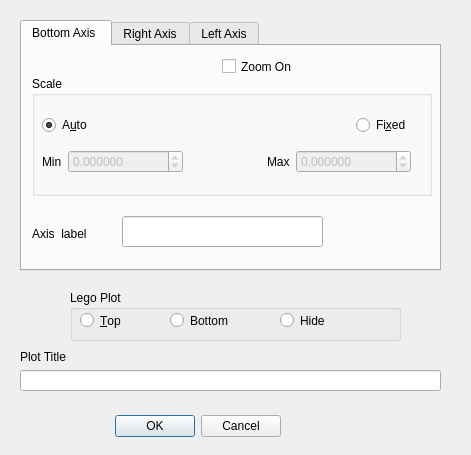
<?xml version="1.0" encoding="UTF-8"?>
<ui version="4.0">
 <class>PlotOptionsDialog</class>
 <widget class="QDialog" name="PlotOptionsDialog">
  <property name="geometry">
   <rect>
    <x>0</x>
    <y>0</y>
    <width>471</width>
    <height>455</height>
   </rect>
  </property>
  <property name="windowTitle">
   <string>Dialog</string>
  </property>
  <widget class="QDialogButtonBox" name="buttonBox">
   <property name="geometry">
    <rect>
     <x>90</x>
     <y>410</y>
     <width>191</width>
     <height>32</height>
    </rect>
   </property>
   <property name="orientation">
    <enum>Qt::Horizontal</enum>
   </property>
   <property name="standardButtons">
    <set>QDialogButtonBox::Cancel|QDialogButtonBox::Ok</set>
   </property>
  </widget>
  <widget class="QLineEdit" name="lineEditTitle">
   <property name="geometry">
    <rect>
     <x>20</x>
     <y>370</y>
     <width>421</width>
     <height>21</height>
    </rect>
   </property>
  </widget>
  <widget class="QLabel" name="label">
   <property name="geometry">
    <rect>
     <x>20</x>
     <y>350</y>
     <width>55</width>
     <height>13</height>
    </rect>
   </property>
   <property name="text">
    <string>Plot Title </string>
   </property>
  </widget>
  <widget class="QGroupBox" name="groupBoxLego">
   <property name="geometry">
    <rect>
     <x>70</x>
     <y>290</y>
     <width>331</width>
     <height>51</height>
    </rect>
   </property>
   <property name="title">
    <string>Lego Plot</string>
   </property>
   <widget class="QRadioButton" name="radioButtonLegoHide">
    <property name="geometry">
     <rect>
      <x>210</x>
      <y>20</y>
      <width>93</width>
      <height>21</height>
     </rect>
    </property>
    <property name="text">
     <string>Hide</string>
    </property>
   </widget>
   <widget class="QRadioButton" name="radioButtonLegoBottom">
    <property name="geometry">
     <rect>
      <x>100</x>
      <y>20</y>
      <width>93</width>
      <height>21</height>
     </rect>
    </property>
    <property name="text">
     <string>Bottom</string>
    </property>
    <property name="checked">
     <bool>false</bool>
    </property>
    <property name="autoExclusive">
     <bool>true</bool>
    </property>
   </widget>
   <widget class="QRadioButton" name="radioButtonLegoTop">
    <property name="geometry">
     <rect>
      <x>10</x>
      <y>20</y>
      <width>93</width>
      <height>21</height>
     </rect>
    </property>
    <property name="text">
     <string>&amp;Top</string>
    </property>
    <property name="checked">
     <bool>false</bool>
    </property>
   </widget>
  </widget>
  <widget class="QTabWidget" name="tabWidget">
   <property name="geometry">
    <rect>
     <x>20</x>
     <y>20</y>
     <width>421</width>
     <height>251</height>
    </rect>
   </property>
   <property name="currentIndex">
    <number>0</number>
   </property>
   <widget class="QWidget" name="tabBottom">
    <attribute name="title">
     <string>Bottom Axis </string>
    </attribute>
    <widget class="QLabel" name="label_2">
     <property name="geometry">
      <rect>
       <x>10</x>
       <y>180</y>
       <width>71</width>
       <height>16</height>
      </rect>
     </property>
     <property name="text">
      <string>Axis  label</string>
     </property>
    </widget>
    <widget class="QLineEdit" name="lineEditBottomAxisLabel">
     <property name="geometry">
      <rect>
       <x>100</x>
       <y>170</y>
       <width>201</width>
       <height>31</height>
      </rect>
     </property>
    </widget>
    <widget class="QGroupBox" name="groupBox_4">
     <property name="geometry">
      <rect>
       <x>10</x>
       <y>30</y>
       <width>400</width>
       <height>120</height>
      </rect>
     </property>
     <property name="sizePolicy">
      <sizepolicy hsizetype="Preferred" vsizetype="Preferred">
       <horstretch>0</horstretch>
       <verstretch>0</verstretch>
      </sizepolicy>
     </property>
     <property name="minimumSize">
      <size>
       <width>400</width>
       <height>120</height>
      </size>
     </property>
     <property name="maximumSize">
      <size>
       <width>400</width>
       <height>120</height>
      </size>
     </property>
     <property name="title">
      <string>Scale</string>
     </property>
     <property name="checkable">
      <bool>false</bool>
     </property>
     <widget class="QWidget" name="layoutWidget_3">
      <property name="geometry">
       <rect>
        <x>10</x>
        <y>30</y>
        <width>369</width>
        <height>78</height>
       </rect>
      </property>
      <layout class="QVBoxLayout" name="verticalLayout">
       <item>
        <layout class="QHBoxLayout" name="horizontalLayout">
         <item>
          <widget class="QRadioButton" name="radioButtonAutoBottom">
           <property name="text">
            <string>A&amp;uto</string>
           </property>
           <property name="checkable">
            <bool>true</bool>
           </property>
           <property name="checked">
            <bool>true</bool>
           </property>
          </widget>
         </item>
         <item>
          <spacer name="horizontalSpacer_2">
           <property name="orientation">
            <enum>Qt::Horizontal</enum>
           </property>
           <property name="sizeHint" stdset="0">
            <size>
             <width>40</width>
             <height>20</height>
            </size>
           </property>
          </spacer>
         </item>
         <item>
          <widget class="QRadioButton" name="radioButtonFixedBottom">
           <property name="text">
            <string>Fi&amp;xed</string>
           </property>
          </widget>
         </item>
        </layout>
       </item>
       <item>
        <layout class="QHBoxLayout" name="horizontalLayout_2">
         <item>
          <widget class="QLabel" name="label_3">
           <property name="text">
            <string>Min</string>
           </property>
          </widget>
         </item>
         <item>
          <widget class="ScientificDoubleSpinBox" name="doubleSpinBoxMinBottom">
           <property name="enabled">
            <bool>false</bool>
           </property>
           <property name="decimals">
            <number>6</number>
           </property>
           <property name="minimum">
            <double>-999999.000000000000000</double>
           </property>
           <property name="maximum">
            <double>999999.000000000000000</double>
           </property>
          </widget>
         </item>
         <item>
          <spacer name="horizontalSpacer">
           <property name="orientation">
            <enum>Qt::Horizontal</enum>
           </property>
           <property name="sizeHint" stdset="0">
            <size>
             <width>40</width>
             <height>20</height>
            </size>
           </property>
          </spacer>
         </item>
         <item>
          <widget class="QLabel" name="label_4">
           <property name="text">
            <string>Max</string>
           </property>
          </widget>
         </item>
         <item>
          <widget class="ScientificDoubleSpinBox" name="doubleSpinBoxMaxBottom">
           <property name="enabled">
            <bool>false</bool>
           </property>
           <property name="decimals">
            <number>6</number>
           </property>
           <property name="minimum">
            <double>-1000000.000000000000000</double>
           </property>
           <property name="maximum">
            <double>100000.000000000000000</double>
           </property>
          </widget>
         </item>
        </layout>
       </item>
      </layout>
     </widget>
    </widget>
    <widget class="QCheckBox" name="checkBoxZoomXBottom">
     <property name="geometry">
      <rect>
       <x>200</x>
       <y>10</y>
       <width>111</width>
       <height>21</height>
      </rect>
     </property>
     <property name="text">
      <string>Zoom On</string>
     </property>
    </widget>
   </widget>
   <widget class="QWidget" name="tabRight">
    <attribute name="title">
     <string>Right Axis</string>
    </attribute>
    <widget class="QGroupBox" name="groupBox_3">
     <property name="geometry">
      <rect>
       <x>10</x>
       <y>40</y>
       <width>381</width>
       <height>120</height>
      </rect>
     </property>
     <property name="sizePolicy">
      <sizepolicy hsizetype="Fixed" vsizetype="Fixed">
       <horstretch>0</horstretch>
       <verstretch>0</verstretch>
      </sizepolicy>
     </property>
     <property name="minimumSize">
      <size>
       <width>300</width>
       <height>120</height>
      </size>
     </property>
     <property name="maximumSize">
      <size>
       <width>400</width>
       <height>120</height>
      </size>
     </property>
     <property name="title">
      <string>Scale</string>
     </property>
     <widget class="QWidget" name="layoutWidget_2">
      <property name="geometry">
       <rect>
        <x>10</x>
        <y>30</y>
        <width>363</width>
        <height>64</height>
       </rect>
      </property>
      <layout class="QVBoxLayout" name="verticalLayout_3">
       <item>
        <layout class="QHBoxLayout" name="horizontalLayout_6">
         <item>
          <widget class="QRadioButton" name="radioButtonAutoRight">
           <property name="text">
            <string>A&amp;uto</string>
           </property>
           <property name="checked">
            <bool>true</bool>
           </property>
          </widget>
         </item>
         <item>
          <spacer name="horizontalSpacer_6">
           <property name="orientation">
            <enum>Qt::Horizontal</enum>
           </property>
           <property name="sizeHint" stdset="0">
            <size>
             <width>40</width>
             <height>20</height>
            </size>
           </property>
          </spacer>
         </item>
         <item>
          <widget class="QRadioButton" name="radioButtonFixedRight">
           <property name="text">
            <string>Fi&amp;xed</string>
           </property>
          </widget>
         </item>
        </layout>
       </item>
       <item>
        <layout class="QHBoxLayout" name="horizontalLayout_5">
         <item>
          <widget class="QLabel" name="label_7">
           <property name="text">
            <string>Min</string>
           </property>
          </widget>
         </item>
         <item>
          <widget class="ScientificDoubleSpinBox" name="doubleSpinBoxMinRight">
           <property name="enabled">
            <bool>false</bool>
           </property>
           <property name="decimals">
            <number>6</number>
           </property>
           <property name="minimum">
            <double>-100000.000000000000000</double>
           </property>
           <property name="maximum">
            <double>100000.000000000000000</double>
           </property>
          </widget>
         </item>
         <item>
          <widget class="QLabel" name="label_8">
           <property name="text">
            <string>Max</string>
           </property>
          </widget>
         </item>
         <item>
          <widget class="ScientificDoubleSpinBox" name="doubleSpinBoxMaxRight">
           <property name="enabled">
            <bool>false</bool>
           </property>
           <property name="decimals">
            <number>6</number>
           </property>
           <property name="minimum">
            <double>-1000000.000000000000000</double>
           </property>
           <property name="maximum">
            <double>100000.000000000000000</double>
           </property>
          </widget>
         </item>
        </layout>
       </item>
      </layout>
     </widget>
    </widget>
    <widget class="QLabel" name="label_18">
     <property name="geometry">
      <rect>
       <x>10</x>
       <y>180</y>
       <width>81</width>
       <height>16</height>
      </rect>
     </property>
     <property name="text">
      <string>Axis  label</string>
     </property>
    </widget>
    <widget class="QLineEdit" name="lineEditRightAxisLabel">
     <property name="geometry">
      <rect>
       <x>100</x>
       <y>180</y>
       <width>221</width>
       <height>21</height>
      </rect>
     </property>
    </widget>
    <widget class="QCheckBox" name="checkBoxRightActive">
     <property name="geometry">
      <rect>
       <x>10</x>
       <y>10</y>
       <width>81</width>
       <height>21</height>
      </rect>
     </property>
     <property name="text">
      <string>Active</string>
     </property>
     <property name="autoExclusive">
      <bool>true</bool>
     </property>
    </widget>
    <widget class="QCheckBox" name="checkBoxZoomYRight">
     <property name="enabled">
      <bool>false</bool>
     </property>
     <property name="geometry">
      <rect>
       <x>200</x>
       <y>10</y>
       <width>91</width>
       <height>21</height>
      </rect>
     </property>
     <property name="text">
      <string>Zoom On</string>
     </property>
    </widget>
   </widget>
   <widget class="QWidget" name="tabLeft">
    <attribute name="title">
     <string>Left Axis</string>
    </attribute>
    <widget class="QGroupBox" name="groupBox_2">
     <property name="geometry">
      <rect>
       <x>6</x>
       <y>37</y>
       <width>400</width>
       <height>120</height>
      </rect>
     </property>
     <property name="sizePolicy">
      <sizepolicy hsizetype="Fixed" vsizetype="Fixed">
       <horstretch>0</horstretch>
       <verstretch>0</verstretch>
      </sizepolicy>
     </property>
     <property name="minimumSize">
      <size>
       <width>400</width>
       <height>120</height>
      </size>
     </property>
     <property name="maximumSize">
      <size>
       <width>300</width>
       <height>120</height>
      </size>
     </property>
     <property name="title">
      <string>Scale</string>
     </property>
     <property name="checkable">
      <bool>false</bool>
     </property>
     <widget class="QWidget" name="layoutWidget">
      <property name="geometry">
       <rect>
        <x>10</x>
        <y>30</y>
        <width>355</width>
        <height>64</height>
       </rect>
      </property>
      <layout class="QVBoxLayout" name="verticalLayout_2">
       <item>
        <layout class="QHBoxLayout" name="horizontalLayout_4">
         <item>
          <widget class="QRadioButton" name="radioButtonAutoLeft">
           <property name="text">
            <string>A&amp;uto</string>
           </property>
           <property name="checked">
            <bool>true</bool>
           </property>
          </widget>
         </item>
         <item>
          <spacer name="horizontalSpacer_4">
           <property name="orientation">
            <enum>Qt::Horizontal</enum>
           </property>
           <property name="sizeHint" stdset="0">
            <size>
             <width>40</width>
             <height>20</height>
            </size>
           </property>
          </spacer>
         </item>
         <item>
          <widget class="QRadioButton" name="radioButtonFixedLeft">
           <property name="text">
            <string>Fi&amp;xed</string>
           </property>
          </widget>
         </item>
        </layout>
       </item>
       <item>
        <layout class="QHBoxLayout" name="horizontalLayout_3">
         <item>
          <widget class="QLabel" name="label_5">
           <property name="text">
            <string>Min</string>
           </property>
          </widget>
         </item>
         <item>
          <widget class="ScientificDoubleSpinBox" name="doubleSpinBoxMinLeft">
           <property name="enabled">
            <bool>false</bool>
           </property>
           <property name="decimals">
            <number>6</number>
           </property>
           <property name="minimum">
            <double>-100000.000000000000000</double>
           </property>
           <property name="maximum">
            <double>100000.000000000000000</double>
           </property>
          </widget>
         </item>
         <item>
          <widget class="QLabel" name="label_6">
           <property name="text">
            <string>Max</string>
           </property>
          </widget>
         </item>
         <item>
          <widget class="ScientificDoubleSpinBox" name="doubleSpinBoxMaxLeft">
           <property name="enabled">
            <bool>false</bool>
           </property>
           <property name="decimals">
            <number>6</number>
           </property>
           <property name="minimum">
            <double>-100000.000000000000000</double>
           </property>
           <property name="maximum">
            <double>100000.000000000000000</double>
           </property>
          </widget>
         </item>
        </layout>
       </item>
      </layout>
     </widget>
    </widget>
    <widget class="QLineEdit" name="lineEditLeftAxisLabel">
     <property name="geometry">
      <rect>
       <x>90</x>
       <y>170</y>
       <width>261</width>
       <height>28</height>
      </rect>
     </property>
    </widget>
    <widget class="QLabel" name="label_9">
     <property name="geometry">
      <rect>
       <x>10</x>
       <y>180</y>
       <width>71</width>
       <height>16</height>
      </rect>
     </property>
     <property name="text">
      <string>Axis  label</string>
     </property>
    </widget>
    <widget class="QCheckBox" name="checkBoxZoomYLeft">
     <property name="enabled">
      <bool>true</bool>
     </property>
     <property name="geometry">
      <rect>
       <x>190</x>
       <y>7</y>
       <width>85</width>
       <height>23</height>
      </rect>
     </property>
     <property name="text">
      <string>Zoom On</string>
     </property>
    </widget>
    <widget class="QCheckBox" name="checkBoxLeftActive">
     <property name="geometry">
      <rect>
       <x>6</x>
       <y>7</y>
       <width>70</width>
       <height>23</height>
      </rect>
     </property>
     <property name="text">
      <string> Active</string>
     </property>
     <property name="checked">
      <bool>false</bool>
     </property>
     <property name="autoExclusive">
      <bool>true</bool>
     </property>
    </widget>
   </widget>
  </widget>
 </widget>
 <customwidgets>
  <customwidget>
   <class>ScientificDoubleSpinBox</class>
   <extends>QDoubleSpinBox</extends>
   <header>ScientificDoubleSpinBox.h</header>
  </customwidget>
 </customwidgets>
 <resources/>
 <connections>
  <connection>
   <sender>buttonBox</sender>
   <signal>accepted()</signal>
   <receiver>PlotOptionsDialog</receiver>
   <slot>accept()</slot>
   <hints>
    <hint type="sourcelabel">
     <x>248</x>
     <y>254</y>
    </hint>
    <hint type="destinationlabel">
     <x>157</x>
     <y>274</y>
    </hint>
   </hints>
  </connection>
  <connection>
   <sender>buttonBox</sender>
   <signal>rejected()</signal>
   <receiver>PlotOptionsDialog</receiver>
   <slot>reject()</slot>
   <hints>
    <hint type="sourcelabel">
     <x>316</x>
     <y>260</y>
    </hint>
    <hint type="destinationlabel">
     <x>286</x>
     <y>274</y>
    </hint>
   </hints>
  </connection>
 </connections>
</ui>
